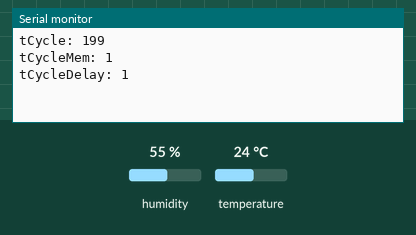
A sketch run on a simulated ESP32. Parts: the last lines printed to the serial monitor. The test bench sets the inputs (shaded band); at power-on: humidity 55 %, temperature 24 °C.

Above: at 1.2 s.
1.3 s: humidity set to 22 %
At 2.8 s:
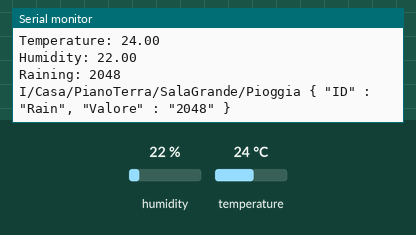
At 5.6 s:
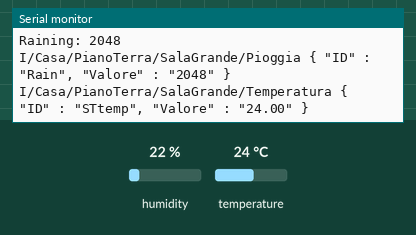

Measured:
- after the input at 1.3 s, the serial monitor: prints a new line after 0.71 s (image 1)

The sketch:

Rain_and_TH_wP.ino
```cpp
/*
 * Sensore pioggia FC-37 + YL-38
 *   Analogica A0
 *
 * Temperatura e umidita`, per ora DHT11, poi DHT22
 *   Digitale 4
 *
 * Potenziometro per selezioni/cambio tempi
 *   Analogica A1
 *
 * Invio dati ad ESP8266, la versione "serial repeater"
 */

// Setup DHT
#include "DHT.h"
DHT dht;

// Seriale per ESP8266
#include <SoftwareSerial.h>
SoftwareSerial ESP(2,3);  // RX e` il 2, TX e` il 3


int rain = 0;  // Pin analogico sensore pioggia
int ptime = 1;  // Pin analogico potenziometro tempo

// Variabili in uso nel programma
int pValue;  // Valore potenziometro letto
int pValueTmp;  // Temporaneo
int tCycle;  // Valore tempo ciclo
int tCycleMem = 1;  // Memoria
int tCycleDelay = 1;  // Memoria
String espString;  // Stringa da inviare all'ESP8266
String Topic;  // Stringa Topic MQTT
String ID1;  // Stringa per composizione iniziale
String IDend;  // Stringa per composizione finale

void setup() {
  // initialize the serial communication:
  Serial.begin(115200);

  // serial ESP8266
  ESP.begin(9600);  // Ho abbassato la velocita` perche` comparivano strani caratteri
  ESP.setTimeout(15000);  // C'era nell'esempio

  // DHT
  dht.setup(4);  // Data pin 4
}


void loop() {

  /*  Controllo il valore del potenziometro per definire
   *  le tempistiche di lettura.
   *  Voglio sia impostabile in secondi, da 1 a 10 minuti,
   *  10m = 600s
   *  Quindi utilizzero` la funzione map
   *  Il delay e` in millisecondi, quindi moltiplico gia` per 1000
   */
  pValue = analogRead(ptime);
  tCycle = map(pValue, 1, 1023, 1, 100);
  // Nel modo seguente, dovrei stabilizzare le lettura
  Serial.print("tCycle: ");
  Serial.println(tCycle);
  Serial.print("tCycleMem: ");
  Serial.println(tCycleMem);
  Serial.print("tCycleDelay: ");
  Serial.println(tCycleDelay);
  if (tCycle != tCycleMem) {
    if (1 < tCycleMem < 101) {
          tCycleMem = tCycle;
    }
    else {
      Serial.println("Error tCycle");
    }
  }
  else {
    Serial.println("Il ciclo totale e` maggiorato di 10 secondi dovuto ai \"delay\" nel programma");
    Serial.print("Tempo ciclo: ");
    Serial.println(tCycle+10);  // Sono 10 secondi in piu`
    tCycleDelay = tCycleMem;
  }

  // Devo comunque considerare il min
  delay(dht.getMinimumSamplingPeriod());
  Serial.print("Tempo per campionamento (DHT): ");
  Serial.println(dht.getMinimumSamplingPeriod());

  Serial.print("Temperature: ");
  float DTemperature = dht.getTemperature();
  Serial.println(DTemperature);
  Serial.print("Humidity: ");
  float DHumidity = dht.getHumidity();
  Serial.println(DHumidity);

  // send the value RAIN of analog input 0:
  int raining = analogRead(rain);
  Serial.print("Raining: ");
  Serial.println(raining);

  // Creazione stringa da inviare - RAIN
  Topic = "I/Casa/PianoTerra/SalaGrande/Pioggia";
  //String ID = "{ \"ID\" : \"Rain\", \"Valore\" : raining }";
  ID1 = "{ \"ID\" : \"Rain\", \"Valore\" : \"";
  IDend = "\" }";
  espString = Topic+" "+ID1+String(raining)+IDend;
  // Invio dato alla seriale ESP8266
  Serial.println(espString);
  ESP.println(espString);
  delay(3000);  // Sembra che abbia risolto tutti i problemi

  // Creazione stringa da inviare - Temperatura
  Topic = "I/Casa/PianoTerra/SalaGrande/Temperatura";
  ID1 = "{ \"ID\" : \"STtemp\", \"Valore\" : \"";
  IDend = "\" }";
  espString = Topic+" "+ID1+String(DTemperature)+IDend;
  // Invio dato alla seriale ESP8266
  Serial.println(espString);
  ESP.println(espString);
  delay(3000);

  // Creazione stringa da inviare - Umidita`
  Topic = "I/Casa/PianoTerra/SalaGrande/Umidita";
  ID1 = "{ \"ID\" : \"SThum\", \"Valore\" : \"";
  IDend = "\" }";
  espString = Topic+" "+ID1+String(DHumidity)+IDend;
  // Invio dato alla seriale ESP8266
  Serial.println(espString);
  ESP.println(espString);
  delay(3000);

  /*
  if (ESP.available()) {
    Serial.write(ESP.read());
  }
  */


  // Tempo ciclo (calcolato all'inizio)nga da inviare
  Serial.print("Tempo ciclo effettivo (millisecondi): ");
  Serial.println((tCycleDelay+10)*1000UL);  // Si deve specificare UL (unsigned long)
  delay((tCycleDelay+10)*1000UL);
  //delay(3000);  // HO DOVUTO DISATTIVARE LA VARIABILE, CI SONO PROBLEMI CON L'ESP

  // Linee vuote
  Serial.println("\n");

}
```
